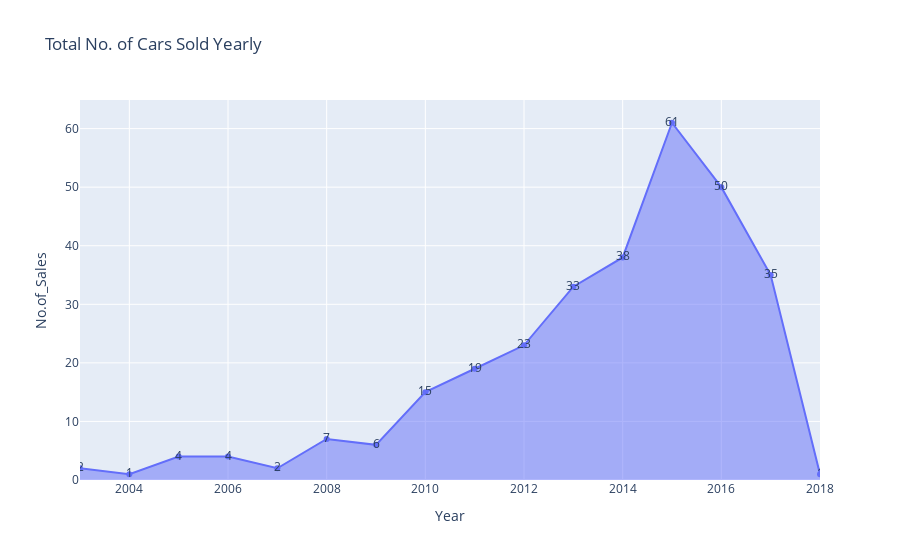

Notebook code cell kept with this figure:
### Code cell
fig1=px.area(high_sales_year,x="Year", y="No.of_Sales",title="Total No. of Cars Sold Yearly",
             text="No.of_Sales")
fig.update_traces(texttemplate='%{text:.2s}', textposition='outside')
# fig.update_layout(uniformtext_minsize=8, uniformtext_mode='hide')
# add a graph to the canvas as a trace
fig1.show()

### Figure 1 — Plotly figure (JSON) as saved in the notebook; plotly's stock layout.template omitted (floating-point values rounded to 4 significant figures)
{"data": [{"hovertemplate": "Year=%{x}<br>No.of_Sales=%{text}<extra></extra>", "legendgroup": "", "line": {"color": "#636efa"}, "mode": "lines+markers+text", "name": "", "orientation": "v", "showlegend": false, "stackgroup": "1", "text": [61, 50, 38, 35, 33, 23, 19, 15, 7, 6, 4, 4, 2, 2, 1, 1], "type": "scatter", "x": [2015, 2016, 2014, 2017, 2013, 2012, 2011, 2010, 2008, 2009, 2005, 2006, 2003, 2007, 2004, 2018], "xaxis": "x", "y": [61, 50, 38, 35, 33, 23, 19, 15, 7, 6, 4, 4, 2, 2, 1, 1], "yaxis": "y"}], "layout": {"legend": {"tracegroupgap": 0}, "title": {"text": "Total No. of Cars Sold Yearly"}, "xaxis": {"anchor": "y", "domain": [0, 1], "title": {"text": "Year"}}, "yaxis": {"anchor": "x", "domain": [0, 1], "title": {"text": "No.of_Sales"}}}}
